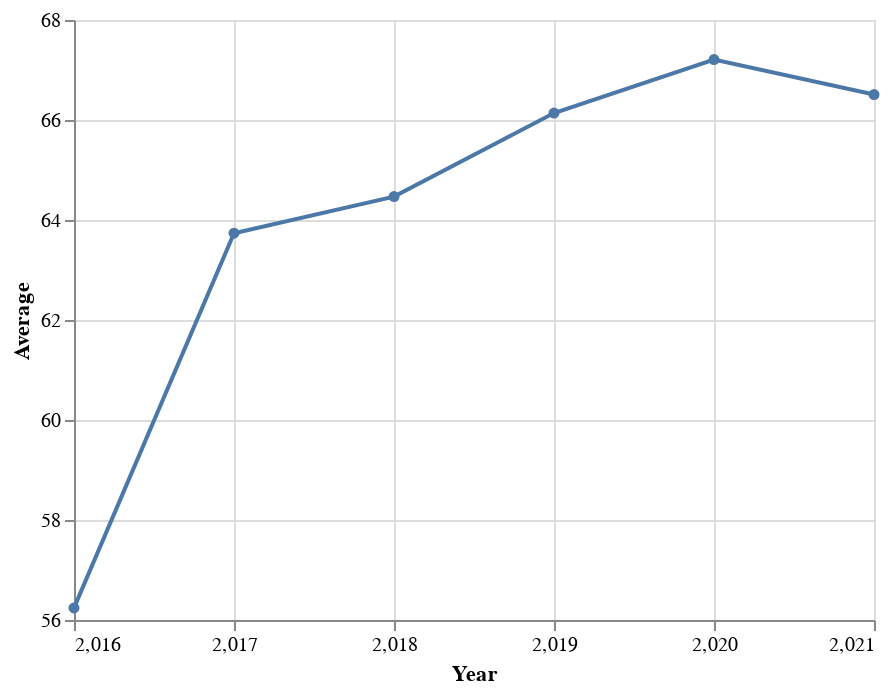

Write notebook code for a chart like this one.
### Code cell
alt.Chart(df_income).mark_line(point=True).encode(
   alt.X('Year', axis=alt.Axis(tickMinStep=1), scale=alt.Scale(zero=False)),
   alt.Y('IndexScore', scale=alt.Scale(zero=False)),
   color = "IncomeGroup",
   alt.Tooltip(['IndexScore:Q'], format=",.2f")
)

### Figure 1 — Vega-Lite specification as saved in the notebook (floating-point values rounded to 4 significant figures)
{"config": {"view": {"continuousWidth": 400, "continuousHeight": 300}}, "data": {"name": "data-8c2a1b490a96e2e036a184bdd8486815"}, "mark": {"type": "line", "point": true}, "encoding": {"tooltip": [{"field": "Average", "format": ",.2f", "type": "quantitative"}], "x": {"axis": {"tickMinStep": 1}, "field": "Year", "scale": {"zero": false}, "type": "quantitative"}, "y": {"field": "Average", "scale": {"zero": false}, "type": "quantitative"}}, "$schema": "https://vega.github.io/schema/vega-lite/v4.17.0.json", "datasets": {"data-8c2a1b490a96e2e036a184bdd8486815": [{"Year": 2021, "Average": 66.51}, {"Year": 2020, "Average": 67.21}, {"Year": 2019, "Average": 66.14}, {"Year": 2018, "Average": 64.47}, {"Year": 2017, "Average": 63.74}, {"Year": 2016, "Average": 56.24}]}}
